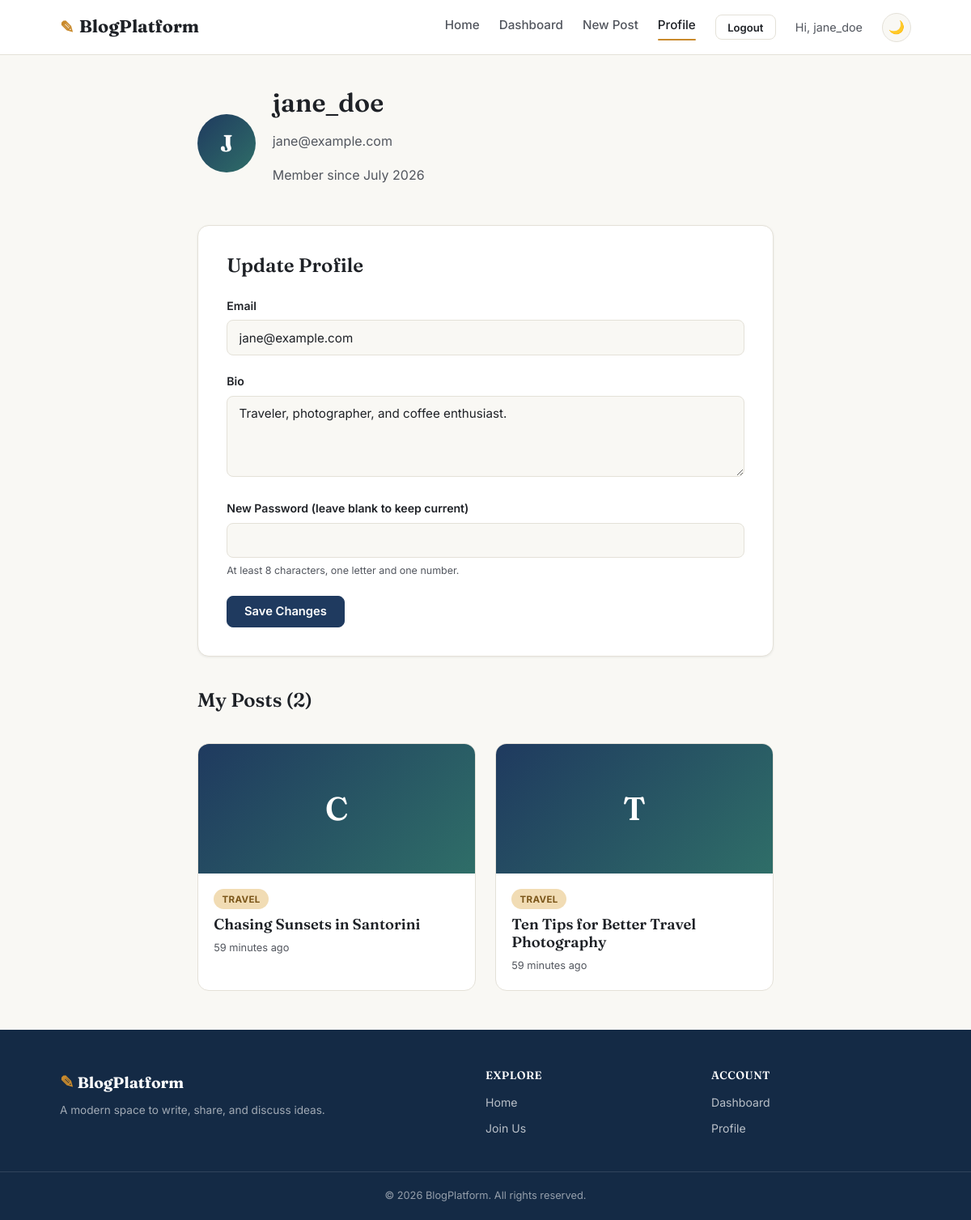
Screenshot of /profile (signed in) with the database file from the repository.
### models.py (models this page shows, shortened)
class User(UserMixin, db.Model):
    __tablename__ = "users"
    id = db.Column(db.Integer, primary_key=True)
    username = db.Column(db.String(80), unique=True, nullable=False, index=True)
    email = db.Column(db.String(150), unique=True, nullable=False, index=True)
    password_hash = db.Column(db.String(255), nullable=False)
    bio = db.Column(db.String(500), default="")
    created_at = db.Column(db.DateTime, default=datetime.utcnow)
    posts = db.relationship(
        "BlogPost", backref="author", lazy="dynamic", cascade="all, delete-orphan"
    )
    comments = db.relationship(
        "Comment", backref="author", lazy="dynamic", cascade="all, delete-orphan"
    )

class BlogPost(db.Model):
    __tablename__ = "blog_posts"
    id = db.Column(db.Integer, primary_key=True)
    title = db.Column(db.String(200), nullable=False)
    content = db.Column(db.Text, nullable=False)
    category = db.Column(db.String(50), default="General", index=True)
    image_filename = db.Column(db.String(255), nullable=True)
    created_at = db.Column(db.DateTime, default=datetime.utcnow, index=True)
    updated_at = db.Column(db.DateTime, default=datetime.utcnow, onupdate=datetime.utcnow)
    user_id = db.Column(db.Integer, db.ForeignKey("users.id"), nullable=False)
    comments = db.relationship(
        "Comment", backref="post", lazy="dynamic", cascade="all, delete-orphan"
    )
    liked_by = db.relationship(
        "User", secondary=post_likes, backref=db.backref("liked_posts", lazy="dynamic")
    )

### routes.py (the view)
@profile_bp.route("/profile")
@login_required
def profile():
    posts = (
        BlogPost.query.filter_by(user_id=current_user.id)
        .order_by(BlogPost.created_at.desc())
        .all()
    )
    return render_template("profile.html", posts=posts)

### templates/profile.html (shortened to what this page needs)
{% extends "base.html" %}
{% block content %}
<div class="container narrow">
  <div class="profile-header">
    <div class="profile-avatar">{{ current_user.username[0] | upper }}</div>
    <div>
      <h1>{{ current_user.username }}</h1>
      <p class="text-muted">{{ current_user.email }}</p>
      <p class="text-muted">Member since {{ current_user.created_at.strftime('%B %Y') }}</p>
    </div>
  </div>
  <div class="form-card">
    <h2>Update Profile</h2>
    <form method="POST" action="{{ url_for('profile.update_profile') }}" class="post-form" id="profileForm">
      <div class="form-group">
        <label for="email">Email</label>
        <input type="email" id="email" name="email" value="{{ current_user.email }}" required>
      </div>
      <div class="form-group">
        <label for="bio">Bio</label>
        <textarea id="bio" name="bio" rows="3" maxlength="500">{{ current_user.bio or '' }}</textarea>
      </div>
      <div class="form-group">
        <label for="new_password">New Password (leave blank to keep current)</label>
        <input type="password" id="new_password" name="new_password" minlength="8">
        <small class="form-hint">At least 8 characters, one letter and one number.</small>
      </div>
      <button type="submit" class="btn btn-primary">Save Changes</button>
    </form>
  </div>
  <div class="page-header" style="margin-top: 2.5rem;">
    <h2>My Posts ({{ posts|length }})</h2>
  </div>
  {% if posts %}
    <div class="blog-grid">
      {% for post in posts %}
      <article class="blog-card">
        <a href="{{ url_for('pages.view_post', post_id=post.id) }}" class="blog-card-image-link">
          {% if post.image_filename %}
            <img src="{{ url_for('static', filename='uploads/' + post.image_filename) }}" alt="{{ post.title }}" class="blog-card-image">
          {% else %}
            <div class="blog-card-image blog-card-placeholder">{{ post.title[0] | upper }}</div>
          {% endif %}
        </a>
        <div class="blog-card-body">
          <span class="badge">{{ post.category }}</span>
          <h3><a href="{{ url_for('pages.view_post', post_id=post.id) }}">{{ post.title }}</a></h3>
          <div class="blog-card-meta">
            <span>{{ post.created_at | timeago }}</span>
          </div>
        </div>
      </article>
      {% endfor %}
    </div>
  {% else %}
    <div class="empty-state">
      <p>You haven't written any posts yet. <a href="{{ url_for('pages.create_post_page') }}">Create your first post</a>.</p>
    </div>
  {% endif %}
</div>
{% endblock %}

### templates/base.html (shortened to what this page needs)
<!DOCTYPE html>
<html lang="en" data-theme="light">
<head>
<link rel="stylesheet" href="{{ url_for('static', filename='css/style.css') }}">
</head>
<body>
<nav class="navbar">
  <div class="navbar-container">
    <a href="{{ url_for('pages.index') }}" class="navbar-brand">
      <span class="brand-icon">✎</span> BlogPlatform
    </a>
    <div class="navbar-links" id="navLinks">
      <a href="{{ url_for('pages.index') }}" class="nav-link {% if request.endpoint == 'pages.index' %}active{% endif %}">Home</a>
      {% if current_user.is_authenticated %}
        <a href="{{ url_for('pages.dashboard') }}" class="nav-link {% if request.endpoint == 'pages.dashboard' %}active{% endif %}">Dashboard</a>
        <a href="{{ url_for('pages.create_post_page') }}" class="nav-link {% if request.endpoint == 'pages.create_post_page' %}active{% endif %}">New Post</a>
        <a href="{{ url_for('profile.profile') }}" class="nav-link {% if request.endpoint == 'profile.profile' %}active{% endif %}">Profile</a>
        <form action="{{ url_for('auth.logout') }}" method="POST" class="inline-form">
          <button type="submit" class="btn btn-outline btn-sm">Logout</button>
        </form>
        <span class="navbar-user">Hi, {{ current_user.username }}</span>
      {% else %}
        <a href="{{ url_for('pages.login_page') }}" class="nav-link {% if request.endpoint == 'pages.login_page' %}active{% endif %}">Login</a>
        <a href="{{ url_for('pages.register_page') }}" class="btn btn-primary btn-sm">Sign Up</a>
      {% endif %}
      <button class="theme-toggle" id="themeToggle" aria-label="Toggle dark mode" title="Toggle dark/light mode">
        <span id="themeIcon">🌙</span>
      </button>
    </div>
  </div>
</nav>
<main class="main-content">
  {% block content %}{% endblock %}
</main>
<footer class="footer">
  <div class="footer-container">
    <div class="footer-brand">
      <span class="brand-icon">✎</span> BlogPlatform
      <p>A modern space to write, share, and discuss ideas.</p>
    </div>
    <div class="footer-links">
      <h4>Explore</h4>
      <a href="{{ url_for('pages.index') }}">Home</a>
      <a href="{{ url_for('pages.register_page') }}">Join Us</a>
    </div>
    <div class="footer-links">
      <h4>Account</h4>
      {% if current_user.is_authenticated %}
        <a href="{{ url_for('pages.dashboard') }}">Dashboard</a>
        <a href="{{ url_for('profile.profile') }}">Profile</a>
      {% else %}
        <a href="{{ url_for('pages.login_page') }}">Login</a>
      {% endif %}
    </div>
  </div>
  <div class="footer-bottom">
    &copy; 2026 BlogPlatform. All rights reserved.
  </div>
</footer>
</body>
</html>

### rows the page displays
User: username "jane_doe", username "J", email "jane@example.com", created_at "July 2026", bio "Traveler, photographer, and coffee enthusiast."
BlogPost: title "C", category "TRAVEL", title "Chasing Sunsets in Santorini", created_at "59 minutes ago"
BlogPost: title "T", category "TRAVEL", title "Ten Tips for Better Travel Photography", created_at "59 minutes ago"

### other values shown
{{ posts|length }} "2"
